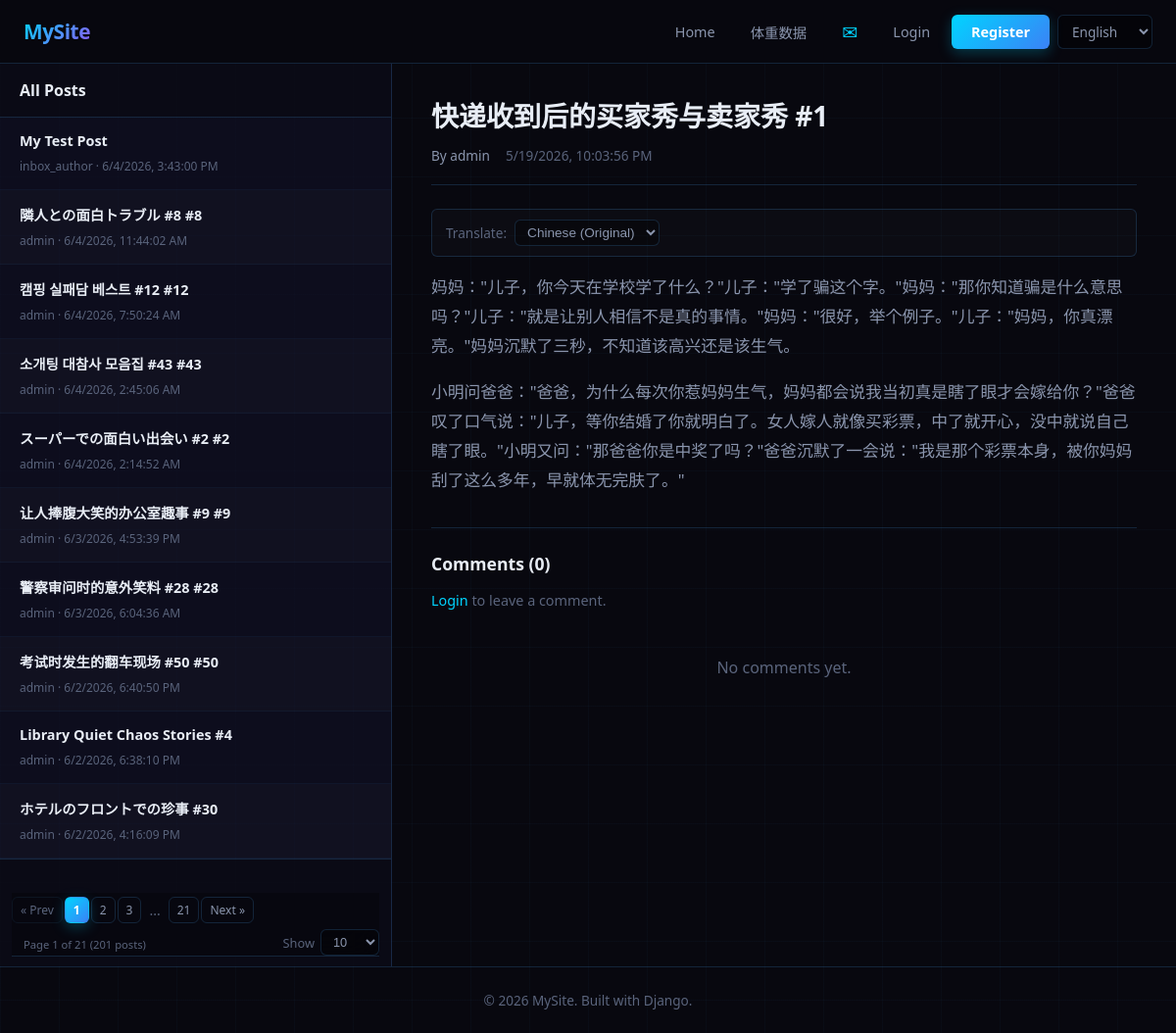
The app's page /posts/1409/ with its own data.
### accounts/models.py (models this page shows, shortened)
class Post(models.Model):
    title = models.CharField(max_length=200, verbose_name='Title')
    content = models.TextField(verbose_name='Content')
    author = models.ForeignKey(User, on_delete=models.CASCADE, related_name='posts')
    created_at = models.DateTimeField(auto_now_add=True, verbose_name='Created At')
    updated_at = models.DateTimeField(auto_now=True, verbose_name='Updated At')
    class Meta:
        ordering = ['-created_at']
        verbose_name = 'Post'
        verbose_name_plural = 'Posts'

### accounts/views.py (the view, shortened to what this page needs)
# urls.py: path('posts/<int:post_id>/', views.post_detail, name='post_detail'),
def post_detail(request, post_id):
    post = get_object_or_404(Post.objects.select_related('author'), pk=post_id)
    page_obj = _paginate_posts(request)
    source_lang = _detect_language(post.content)
    comments = post.comments.select_related('author').all()
    return render(request, 'accounts/post_detail.html', {
        'post': post, 'page_obj': page_obj,
        'per_page_options': PER_PAGE_OPTIONS,
        'source_lang': source_lang,
        'comments': comments,
    })

### accounts/views.py (called while the page is built)
def _paginate_posts(request):
    qs = Post.objects.select_related('author').all()
    per_page = request.GET.get('per_page', str(DEFAULT_PER_PAGE))
    try:
        per_page = int(per_page)
        if per_page not in PER_PAGE_OPTIONS:
            per_page = DEFAULT_PER_PAGE
    except (ValueError, TypeError):
        per_page = DEFAULT_PER_PAGE
    paginator = Paginator(qs, per_page)
    page = request.GET.get('page', 1)
    try:
        page_obj = paginator.page(page)
    except (PageNotAnInteger, EmptyPage):
        page_obj = paginator.page(1)
    return page_obj

def _detect_language(text):
    if not text:
        return 'en'
    cjk_unified = sum(1 for c in text if '一' <= c <= '鿿')
    hiragana = sum(1 for c in text if '぀' <= c <= 'ゟ')
    katakana = sum(1 for c in text if '゠' <= c <= 'ヿ')
    hangul = sum(1 for c in text if '가' <= c <= '힯' or 'ᄀ' <= c <= 'ᇿ')
    ascii_chars = sum(1 for c in text if ord(c) < 128)
    total = max(len(text), 1)
    if (hiragana + katakana) / total > 0.05:
        return 'ja'
    if hangul / total > 0.05:
        return 'ko'
    if cjk_unified / total > 0.1:
        return 'zh'
    return 'en'

### templates/accounts/post_detail.html (shortened to what this page needs)
<!DOCTYPE html>
{% load i18n %}
<html lang="{{ LANGUAGE_CODE }}">
<head>
    <link rel="stylesheet" href="/static/css/style.css">
</head>
<body>
    <nav>
        <div class="nav-container">
            <a href="/" class="logo">{% trans "MySite" %}</a>
            <div class="nav-links">
                <a href="/posts/">{% trans "Home" %}</a>
                <a href="/weight-data/">体重数据</a>
                                <div class="nav-right">
                    <a href="/comments/received/" class="nav-envelope" title="Inbox">&#9993;</a>
                    {% if user.is_authenticated %}
                        <a href="/logout/">{% trans "Logout" %}</a>
                    {% else %}
                        <a href="/login/">{% trans "Login" %}</a>
                        <a href="/register/" class="btn-register">{% trans "Register" %}</a>
                    {% endif %}
                    {% include "accounts/language_switcher.html" %}
                </div>
            </div>
        </div>
    </nav>
    <div class="split-container">
        <aside class="split-sidebar">
            <div class="sidebar-header">
                <h3>{% trans "All Posts" %}</h3>
            </div>
            <div class="sidebar-list">
                {% for p in page_obj.object_list %}
                    <a href="/posts/{{ p.id }}/?page={{ page_obj.number }}&per_page={{ page_obj.paginator.per_page }}"
                       class="sidebar-item {% if p.id == post.id %}active{% endif %}">
                        <span class="sidebar-title">{{ p.title }}</span>
                        <span class="sidebar-meta">{{ p.author.username }} · <time class="utc-time" datetime="{{ p.created_at|date:'c' }}">{{ p.created_at|date:'m-d H:i' }}</time></span>
                    </a>
                {% empty %}
                    <p class="empty-row">{% trans "No posts yet." %}</p>
                {% endfor %}
            </div>
            <div class="sidebar-pagination">
                {% include "accounts/pagination.html" %}
            </div>
        </aside>
        <main class="split-content">
            <article class="post-detail-section">
                <h2>{{ post.title }}</h2>
                <div class="post-meta">
                    <span class="post-author">{% trans "By" %} {{ post.author.username }}</span>
                    <span class="post-date"><time class="utc-time" datetime="{{ post.created_at|date:'c' }}">{{ post.created_at|date:'Y-m-d H:i' }}</time></span>
                </div>
                <div class="translate-bar">
                    <span class="translate-label">{% trans "Translate" %}:</span>
                    <select id="translate-lang" class="translate-select" data-source="{{ source_lang }}">
                        <option value="{{ source_lang }}" selected>
                            {% if source_lang == 'zh' %}{% trans "Chinese (Original)" %}
                            {% elif source_lang == 'ja' %}{% trans "Japanese (Original)" %}
                            {% elif source_lang == 'ko' %}{% trans "Korean (Original)" %}
                            {% else %}{% trans "English (Original)" %}{% endif %}
                        </option>
                    </select>
                </div>
                <div class="post-content" id="post-content">
                    {{ post.content|linebreaks }}
                </div>
                <div class="comments-section">
                    <h3>{% trans "Comments" %} ({{ comments|length }})</h3>
                    {% if user.is_authenticated %}
                    <form method="post" class="comment-form" action="" enctype="multipart/form-data">
                        {% csrf_token %}
                        <textarea name="comment" rows="3" maxlength="2000"
                                  placeholder="{% trans 'Write a comment...' %}" required></textarea>
                        <div class="form-tools">
                            {% include "accounts/emoji_picker.html" %}
                            <div class="voice-bar" style="margin-top:0;">
                            <button type="button" class="btn-voice" id="voice-btn-main" onclick="toggleRecording('main')" title="{% trans 'Record voice' %}">&#127897; {% trans "Voice" %}</button>
                            <button type="button" class="btn-voice btn-stt" id="stt-btn-main" onclick="toggleSttRecording('main')" title="{% trans 'Voice to text' %}">&#9997; {% trans "STT" %}</button>
                            <span id="voice-status-main" class="voice-status"></span>
                            <input type="file" name="audio" id="audio-file-main" accept="audio/*" style="display:none;">
                        </div>
                        </div>
                        <div class="form-buttons">
                            <button type="submit" class="btn-primary btn-sm">{% trans "Post Comment" %}</button>
                        </div>
                    </form>
                    {% else %}
                    <p class="comment-login-hint">
                        <a href="/login/">{% trans "Login" %}</a> {% trans "to leave a comment." %}
                    </p>
                    {% endif %}
                    {% for comment in comments %}
                        {% if not comment.parent %}
                            {% include "accounts/comment_item.html" with comment=comment %}
                        {% endif %}
                    {% empty %}
                    <p class="empty-row">{% trans "No comments yet." %}</p>
                    {% endfor %}
                </div>
            </article>
        </main>
    </div>
    <footer>
        <p>{% trans "© 2026 MySite. Built with Django." %}</p>
    </footer>
</body>
</html>

### records on screen
Post: title "My Test Post", author.username "inbox_author"
Post: title "隣人との面白トラブル #8 #8", author.username "admin"
Post: title "캠핑 실패담 베스트 #12 #12", author.username "admin"
Post: title "소개팅 대참사 모음집 #43 #43", author.username "admin"
Post: title "スーパーでの面白い出会い #2 #2", author.username "admin"
Post: title "让人捧腹大笑的办公室趣事 #9 #9", author.username "admin"
Post: title "警察审问时的意外笑料 #28 #28", author.username "admin"
Post: title "考试时发生的翻车现场 #50 #50", author.username "admin"
Post: title "Library Quiet Chaos Stories #4", author.username "admin"
Post: title "ホテルのフロントでの珍事 #30", author.username "admin"
Post: title "快递收到后的买家秀与卖家秀 #1", author.username "admin", content "妈妈：\"儿子，你今天在学校学了什么？\"儿子：\"学了骗这个字。\"妈妈：\"那你知道骗是什么意思吗？\"儿子：\"就是让别人相信不是真的事情。\"妈妈：\"很好，举个例子。\"儿子：\"妈妈，你真漂亮。\"妈妈沉默了三秒，不知道该高兴还是该生气。 小明问爸爸：\"爸爸，为什么每次你惹妈妈生气，妈妈都会说我当初真是瞎了眼才会嫁给你？\"爸爸叹了口气说：\"儿子，等你结婚了你就明白了。女人嫁人就像买彩票，中了就开心，没中就说自己瞎了眼。\"小明又问：\"那爸爸你是中奖了吗？\"爸爸沉默了一会说：\"我是那个彩票本身，被你妈妈刮了这么多年，早就体无完肤了。\""

### other values on screen
{{ num }} "1"
{{ num }} "2" "3"
{{ page_obj.paginator.num_pages }} "21"
{{ comments|length }} "0"
form field language "English"
form field per_page "10"
